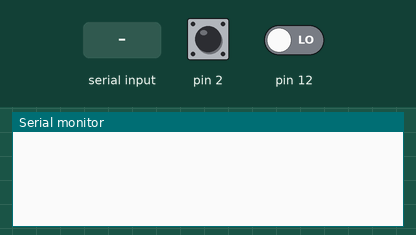
This sketch was run on a simulated Arduino Uno, built with avr-gcc and run on an emulated ATmega328P. On the bench: the last lines printed to the serial monitor. The test bench sets the inputs (shaded band); at power-on: pin 2 LOW, pin 12 LOW. The modem accepts every AT command (registered, SIM ready, sends succeed) and sends nothing else.

Above: at 1.3 s.
1.4 s: "1" received over the second serial link
At 2.6 s:
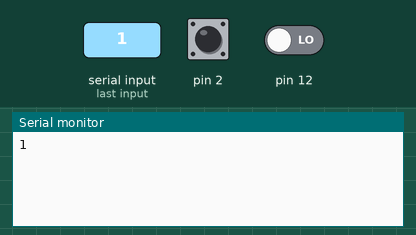
2.9 s: "0" received over the second serial link
At 3.8 s:
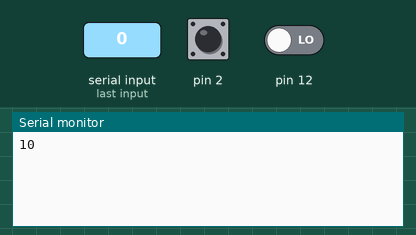
4.4 s: pin 2 pulsed HIGH 2 times (0.12 s each, 0.3 s apart)
At 9.1 s:
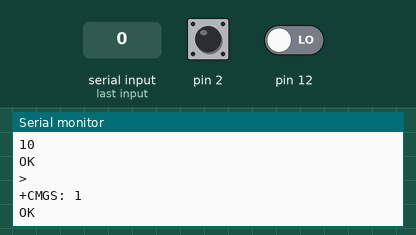

The sketch:

GSM_800L_with_two_inputs.ino
```cpp
#include <SoftwareSerial.h>

SoftwareSerial SMS(9, 10);// rx(9) and tx(10)
                          // rx(9-arduino) connect to tx(gsm module)
                          // tx(10-arduino) connect to rx(gsm module)
int x=0;
int y=0;

void setup()
{
  SMS.begin(9600);       // baud rate for gsm module
  Serial.begin(9600);    // baud rate for serial monitor
  delay(100);
  pinMode(12, INPUT);
  pinMode(2, INPUT);
}
void loop()
{
  x=digitalRead(12);
  y=digitalRead(2);
  if (x==HIGH)
  {
    sendmessage();
    //recievemessage(); // to receive message enable receivemessage function
                         // and "//" the sendmessage function
  }
  if(y==HIGH){
    sendmessage1();
  }
  if (SMS.available()>0){// verify any bits which income through pins 9 and 10
    Serial.write(SMS.read());// write income data on serial monitor
  }
}
 void sendmessage()
{
  SMS.println("AT+CMGF=1"); //AT command for text mode of gsm module
  delay(1000);
  SMS.println("AT+CMGS=\"0758802779\"\r"); //  x is your mobile number
  delay(1000);
  SMS.println("sms send by arduino when button 1 is pressed");// the text you want to send //it's like help! Emergency! this is ..... calling...
  delay(100);
  SMS.println((char)26);// ASCII code of CTRL+Z
  delay(1000);
}
void sendmessage1()
{
  SMS.println("AT+CMGF=1"); //AT command for text mode of gsm module
  delay(1000);
 SMS.println("AT+CMGS=\"0758802779\"\r"); //  x is your mobile number
  delay(1000);
  SMS.println("sms send by arduino when button 2 is pressed");// the text you want to send
  delay(100);
  SMS.println((char)26);// ASCII code of CTRL+Z
  delay(1000);
}
 void recievemessage()
{
  SMS.println("AT+CNMI=2,2,0,0,0"); // AT command to receive SMS
  delay(1000);
}
```

Measured:
- after the input at 1.4 s, the serial monitor: prints a new line at once (image 1)
- after the input at 2.9 s, the serial monitor: prints a new line at once (image 2)
- after the input at 4.4 s, the serial monitor: prints a new line after 3.2 s (image 3)
